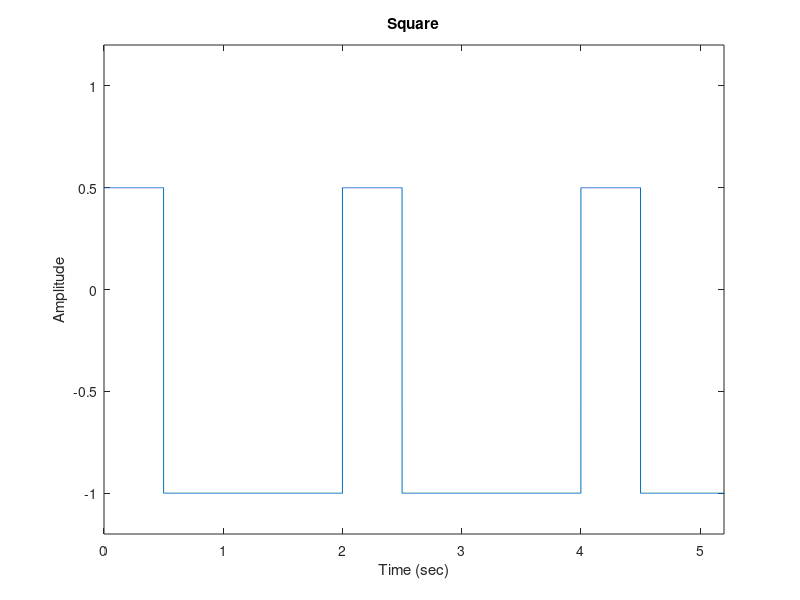

This chart was generated by the following MATLAB code:
function tema_de_casa_1()

fs = 5000;
t = 0:1/fs:100;
x = square(pi*t,25); %semnal dreptunghiular cu perioada 2s si factorul de umplere 25%

for i = 1:1:length(x)
   if x(i) > 0
       x(i) = x(i)/2;
   end
end

plot(t,x)
axis([0 5.2 -1.2 1.2])
xlabel('Time (sec)')
ylabel('Amplitude')
title('Square')

end
